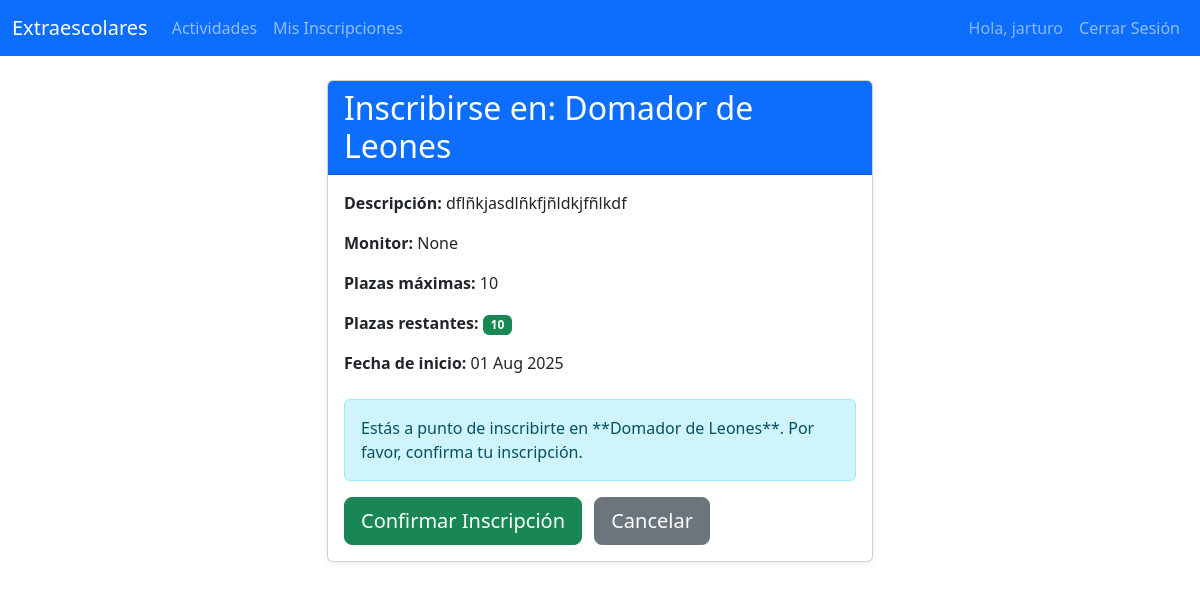
The app's page /actividades/inscribirse/1/ (signed in), older data.
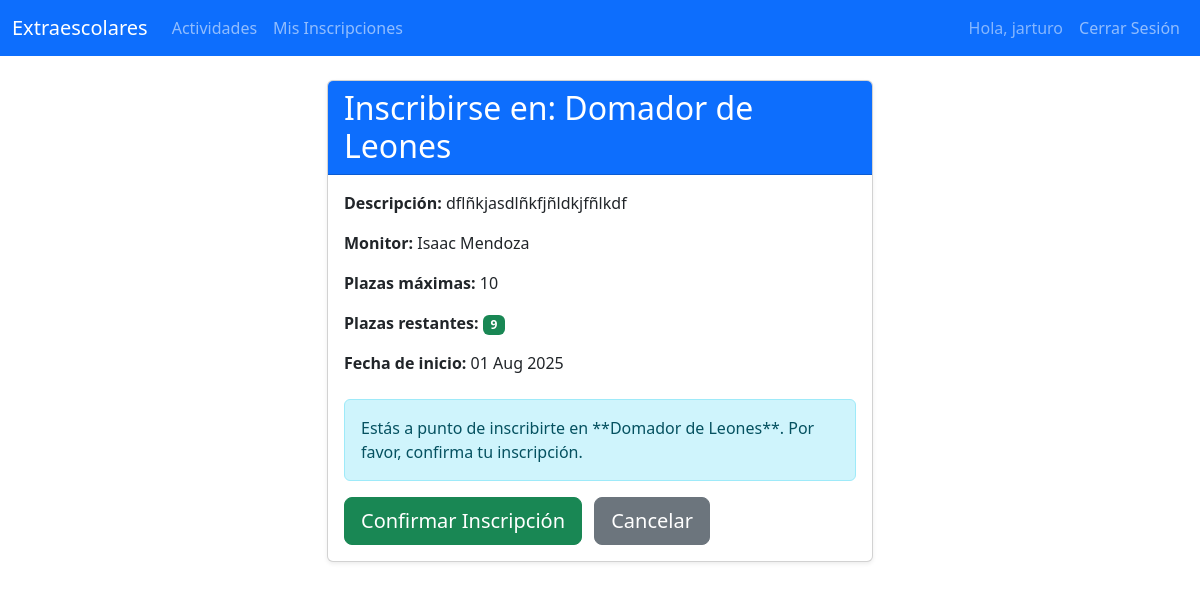
The same page, newer data.
### actividades/models.py (models this page shows, shortened)
class Actividad(models.Model):
    nombre = models.CharField(max_length=200)
    descripcion = models.TextField()
    monitor = models.ForeignKey(Monitor, on_delete=models.SET_NULL, null=True, blank=True)
    plazas_maximas = models.IntegerField()
    fecha_inicio = models.DateField()
    def plazas_restantes(self):
        inscripciones_actuales = self.inscripcion_set.count()
        return self.plazas_maximas - inscripciones_actuales

class Monitor(models.Model):
    usuario = models.OneToOneField(User, on_delete=models.CASCADE, related_name='monitor_profile')
    nombre_completo = models.CharField(max_length=200)
    correo = models.EmailField(unique=True)
    especialidad = models.CharField(max_length=100, blank=True, null=True)
    def __str__(self):
        return self.nombre_completo

### actividades/views.py (the view)
# urls.py: path('inscribirse/<int:actividad_id>/', views.inscribirse_actividad, name='inscribirse_actividad'),
@login_required
@user_passes_test(is_alumno, login_url='/login/')
def inscribirse_actividad(request, actividad_id):
    actividad = get_object_or_404(Actividad, pk=actividad_id)
    alumno = request.user.alumno # Asumimos que el usuario logueado es un alumno
    if request.method == 'POST':
        if actividad.plazas_restantes() <= 0:
            messages.error(request, 'Lo sentimos, no quedan plazas disponibles para esta actividad.')
            return redirect('lista_actividades')
        try:
            inscripcion = Inscripcion.objects.create(
                alumno=alumno,
                actividad=actividad
            )
            messages.success(request, f'¡Te has inscrito correctamente en {actividad.nombre}!')
            return redirect('mis_inscripciones')
        except IntegrityError:
            messages.warning(request, f'Ya estás inscrito en {actividad.nombre}.')
            return redirect('lista_actividades')
    else:
        pass
    context = {
        'actividad': actividad,
    }
    return render(request, 'actividades/inscribirse_actividad.html', context)

### actividades/views.py (called while the page is built)
def is_alumno(user):
    return hasattr(user, 'alumno')

### templates/actividades/inscribirse_actividad.html (shortened to what this page needs)
{% extends 'base.html' %}
{% block content %}
<div class="row justify-content-center">
    <div class="col-md-8 col-lg-6">
        <div class="card shadow-sm">
            <div class="card-header bg-primary text-white">
                <h2 class="mb-0">Inscribirse en: {{ actividad.nombre }}</h2>
            </div>
            <div class="card-body">
                <p><strong>Descripción:</strong> {{ actividad.descripcion }}</p>
                <p><strong>Monitor:</strong> {{ actividad.monitor }}</p>
                <p><strong>Plazas máximas:</strong> {{ actividad.plazas_maximas }}</p>
                <p><strong>Plazas restantes:</strong> <span class="badge {% if actividad.plazas_restantes <= 5 %}bg-warning{% else %}bg-success{% endif %}">{{ actividad.plazas_restantes }}</span></p>
                <p><strong>Fecha de inicio:</strong> {{ actividad.fecha_inicio|date:"d M Y" }}</p>
                {% if actividad.plazas_restantes > 0 %}
                    <form method="post" class="mt-4">
                        <div class="alert alert-info" role="alert">
                            Estás a punto de inscribirte en **{{ actividad.nombre }}**.
                            Por favor, confirma tu inscripción.
                        </div>
                        <button type="submit" class="btn btn-success btn-lg">Confirmar Inscripción</button>
                        <a href="{% url 'lista_actividades' %}" class="btn btn-secondary btn-lg ms-2">Cancelar</a>
                    </form>
                {% else %}
                    <div class="alert alert-danger mt-4" role="alert">
                        ¡Lo sentimos! No quedan plazas disponibles para esta actividad.
                    </div>
                    <a href="{% url 'lista_actividades' %}" class="btn btn-secondary">Volver al listado</a>
                {% endif %}
            </div>
        </div>
    </div>
</div>
{% endblock %}

Row changes from the older to the newer data that the page shows:
changed Actividad "Domador de Leones": monitor "None" → "Isaac Mendoza"; plazas_restantes "10" → "9"
